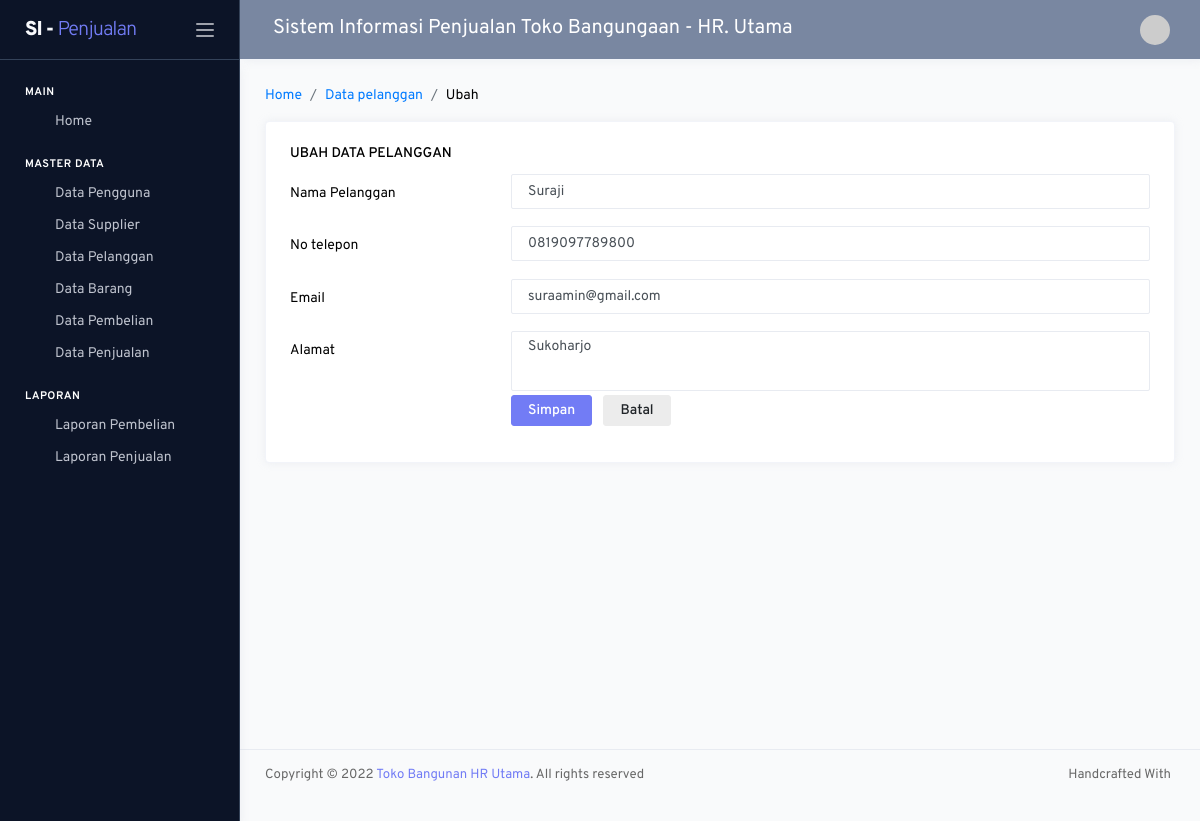
/admin/index.php?hal=pelanggan/olah&id=1, run on the app's committed database.
### tables this page shows
CREATE TABLE `tb_pelanggan` (
  `idpelanggan` int(11) NOT NULL,
  `namapelanggan` varchar(50) DEFAULT NULL,
  `notelepon` varchar(15) DEFAULT NULL,
  `alamat` varchar(100) DEFAULT NULL,
  `email` varchar(100) DEFAULT NULL
);

### setting/crud.php (called while the page is built, shortened)
<?php
function _dataGetId($conn,$table,$kondisi){
  $row = $conn->query("Select * from $table where $kondisi")->fetch_assoc();
  return $row;
}
?>

### admin/modul/pelanggan/olah.php (the view, shortened to what this page needs)
<?php
$notelepon="";
if(isset($_GET['id']))
	extract(_dataGetId($mysqli,"tb_pelanggan","idpelanggan='".$_GET['id']."'"));
?>
<nav class="page-breadcrumb">
	<ol class="breadcrumb">
		<li class="breadcrumb-item"><a href="?hal=dashboard">Home</a></li>
		<li class="breadcrumb-item"><a href="?hal=pelanggan/data">Data pelanggan</a></li>
		<li class="breadcrumb-item" aria-current="page"><?=(isset($_GET['id']) ? 'Ubah':'Tambah')?></li>
	</ol>
</nav>
<div class="row">
	<div class="col-md-12 grid-margin stretch-card">
		<div class="card">
			<div class="card-body">
				<h6 class="card-title"><?=(isset($_GET['id']) ? 'Ubah':'Tambah')?> Data Pelanggan</h6>
				<form class="forms-sample" action="?hal=pelanggan/proses" method="POST">
					  <div class="form-group row">
						<label for="input" class="col-sm-3 col-form-label">Nama Pelanggan</label>
						<div class="col-sm-9">
							<input type="text"
							class="form-control"
							name="namapelanggan"
							value="<?=@$namapelanggan?>"
							placeholder="Inputkan Nama pelanggan"
							required>
						</div>
					</div>
					<div class="form-group row">
						<label for="input" class="col-sm-3 col-form-label">No telepon</label>
						<div class="col-sm-9">
							<input type="number" class="form-control" name="notelepon" value="<?=@$notelepon?>"   placeholder="Inputkan No Telepon" required>
						</div>
					</div>
                    <div class="form-group row">
						<label for="input" class="col-sm-3 col-form-label">Email</label>
						<div class="col-sm-9">
							<input type="email" class="form-control" name="email" value="<?=@$email?>"   placeholder="Inputkan Email" required>
						</div>
					</div>
                    <div class="form-group row">
						<label for="input" class="col-sm-3 col-form-label">Alamat</label>
						<div class="col-sm-9">
                            <textarea class="form-control" name="alamat" placeholder="Inputkan alamat" rows="3" required><?=@$alamat?></textarea>
						</div>
					</div>
					<div class="form-group row ">
						<div class="col-sm-9 offset-3">
							<button type="submit" class="btn btn-primary mr-2" name="<?=(isset($_GET['id']) ? 'ubah':'tambah')?>">Simpan</button>
							<a class="btn btn-light" href="?hal=pelanggan/data">Batal</a>
						</div>
					</div>
				</form>
			</div>
		</div>
	</div>
</div>

### admin/_partials/_css.php (style rules this page uses)
.form-group { margin-top: -20px!important; }

### data on the page
tb_pelanggan: namapelanggan "Suraji", notelepon "0819097789800", email "suraamin@gmail.com", alamat "Sukoharjo"

### other printed values
nav "SI - Penjualan"
judul "Sistem Informasi Penjualan Toko Bangungaan - HR. Utama"
